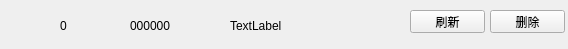
<?xml version="1.0" encoding="UTF-8"?>
<ui version="4.0">
 <class>ListItem</class>
 <widget class="QWidget" name="ListItem">
  <property name="geometry">
   <rect>
    <x>0</x>
    <y>0</y>
    <width>568</width>
    <height>49</height>
   </rect>
  </property>
  <property name="sizePolicy">
   <sizepolicy hsizetype="Preferred" vsizetype="Preferred">
    <horstretch>0</horstretch>
    <verstretch>0</verstretch>
   </sizepolicy>
  </property>
  <property name="windowTitle">
   <string>Form</string>
  </property>
  <widget class="QLabel" name="label">
   <property name="geometry">
    <rect>
     <x>20</x>
     <y>10</y>
     <width>41</width>
     <height>31</height>
    </rect>
   </property>
   <property name="text">
    <string/>
   </property>
   <property name="pixmap">
    <pixmap resource="qtdemo.qrc">:/toolbar/Res/360SoftManger_10_32.png</pixmap>
   </property>
  </widget>
  <widget class="QLabel" name="code">
   <property name="geometry">
    <rect>
     <x>130</x>
     <y>20</y>
     <width>54</width>
     <height>12</height>
    </rect>
   </property>
   <property name="text">
    <string>000000</string>
   </property>
  </widget>
  <widget class="QPushButton" name="pushButton">
   <property name="geometry">
    <rect>
     <x>490</x>
     <y>10</y>
     <width>75</width>
     <height>23</height>
    </rect>
   </property>
   <property name="text">
    <string>删除</string>
   </property>
  </widget>
  <widget class="QLabel" name="name">
   <property name="geometry">
    <rect>
     <x>230</x>
     <y>20</y>
     <width>54</width>
     <height>12</height>
    </rect>
   </property>
   <property name="text">
    <string>TextLabel</string>
   </property>
  </widget>
  <widget class="QLabel" name="index">
   <property name="geometry">
    <rect>
     <x>60</x>
     <y>20</y>
     <width>54</width>
     <height>12</height>
    </rect>
   </property>
   <property name="text">
    <string>0</string>
   </property>
  </widget>
  <widget class="QPushButton" name="freshBt">
   <property name="geometry">
    <rect>
     <x>410</x>
     <y>10</y>
     <width>75</width>
     <height>23</height>
    </rect>
   </property>
   <property name="text">
    <string>刷新</string>
   </property>
  </widget>
 </widget>
 <resources>
  <include location="qtdemo.qrc"/>
 </resources>
 <connections/>
</ui>
